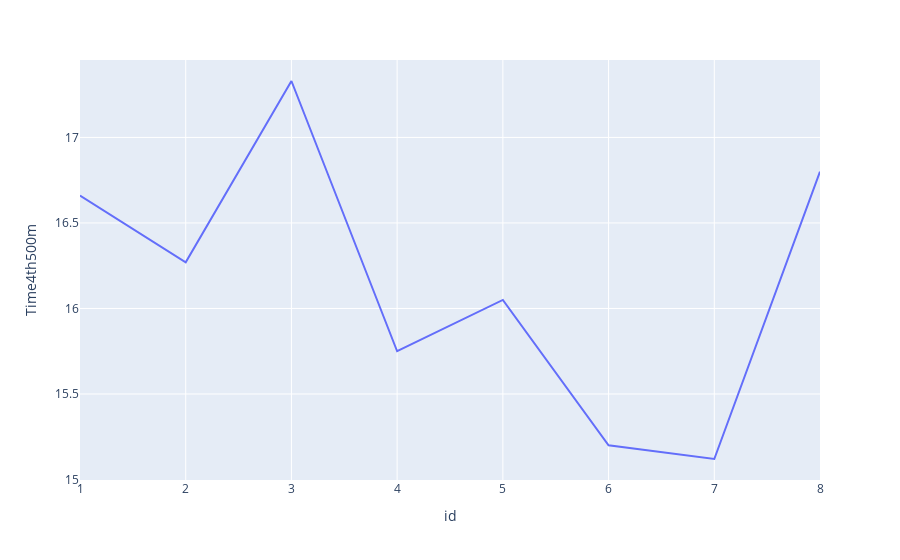

Notebook cell for this chart:
### Code cell
px.line(df_run, x='id', y='Time4th500m')

### Figure 1 — Plotly figure (JSON) as saved in the notebook; plotly's stock layout.template omitted (floating-point values rounded to 4 significant figures)
{"data": [{"hovertemplate": "id=%{x}<br>Time4th500m=%{y}<extra></extra>", "legendgroup": "", "line": {"color": "#636efa", "dash": "solid"}, "mode": "lines", "name": "", "orientation": "v", "showlegend": false, "type": "scatter", "x": [1, 2, 3, 4, 5, 6, 7, 8], "xaxis": "x", "y": [16.66, 16.27, 17.33, 15.75, 16.05, 15.2, 15.12, 16.8], "yaxis": "y"}], "layout": {"legend": {"tracegroupgap": 0}, "margin": {"t": 60}, "xaxis": {"anchor": "y", "domain": [0, 1], "title": {"text": "id"}}, "yaxis": {"anchor": "x", "domain": [0, 1], "title": {"text": "Time4th500m"}}}}
